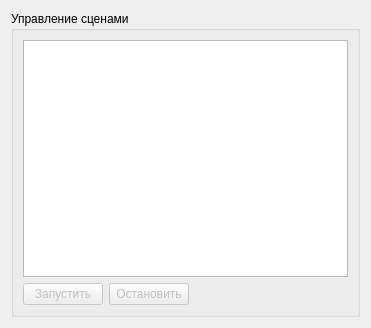
<?xml version="1.0" encoding="UTF-8"?>
<ui version="4.0">
 <class>ScenesWindow</class>
 <widget class="QMainWindow" name="ScenesWindow">
  <property name="geometry">
   <rect>
    <x>0</x>
    <y>0</y>
    <width>371</width>
    <height>328</height>
   </rect>
  </property>
  <property name="windowTitle">
   <string>PartyMaker [от Naloaty]</string>
  </property>
  <widget class="QWidget" name="centralwidget">
   <layout class="QGridLayout" name="gridLayout">
    <property name="leftMargin">
     <number>11</number>
    </property>
    <property name="topMargin">
     <number>11</number>
    </property>
    <property name="rightMargin">
     <number>11</number>
    </property>
    <property name="bottomMargin">
     <number>11</number>
    </property>
    <item row="0" column="0">
     <widget class="QGroupBox" name="scenes_group">
      <property name="sizePolicy">
       <sizepolicy hsizetype="Preferred" vsizetype="Preferred">
        <horstretch>0</horstretch>
        <verstretch>0</verstretch>
       </sizepolicy>
      </property>
      <property name="title">
       <string>Управление сценами</string>
      </property>
      <layout class="QVBoxLayout" name="verticalLayout">
       <item>
        <widget class="QTableView" name="tbl_scenes">
         <property name="selectionMode">
          <enum>QAbstractItemView::SingleSelection</enum>
         </property>
         <property name="selectionBehavior">
          <enum>QAbstractItemView::SelectRows</enum>
         </property>
         <property name="cornerButtonEnabled">
          <bool>false</bool>
         </property>
        </widget>
       </item>
       <item>
        <layout class="QHBoxLayout" name="scenes_layout">
         <item>
          <widget class="QPushButton" name="btn_start">
           <property name="enabled">
            <bool>false</bool>
           </property>
           <property name="text">
            <string>Запустить</string>
           </property>
          </widget>
         </item>
         <item>
          <widget class="QPushButton" name="btn_stop">
           <property name="enabled">
            <bool>false</bool>
           </property>
           <property name="text">
            <string>Остановить</string>
           </property>
          </widget>
         </item>
         <item>
          <spacer name="button_spacer">
           <property name="orientation">
            <enum>Qt::Horizontal</enum>
           </property>
           <property name="sizeHint" stdset="0">
            <size>
             <width>40</width>
             <height>20</height>
            </size>
           </property>
          </spacer>
         </item>
        </layout>
       </item>
      </layout>
     </widget>
    </item>
   </layout>
  </widget>
 </widget>
 <resources/>
 <connections/>
</ui>
